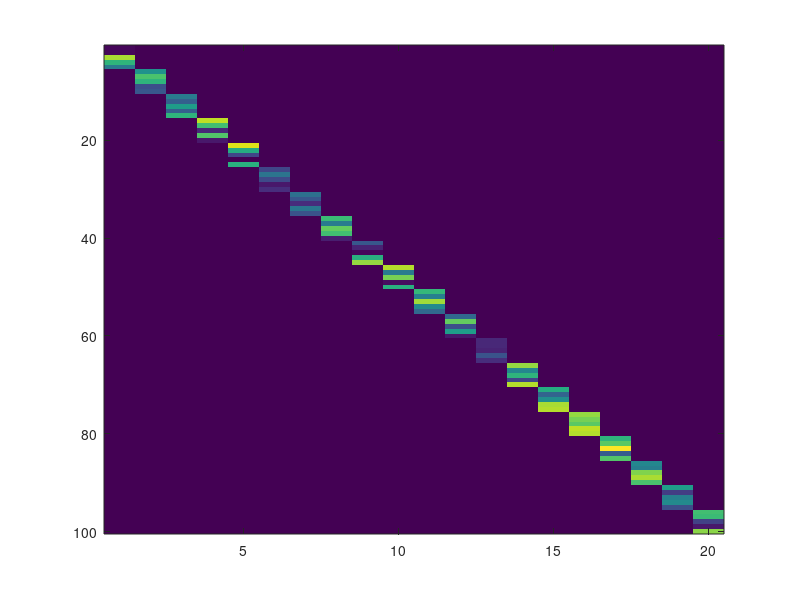
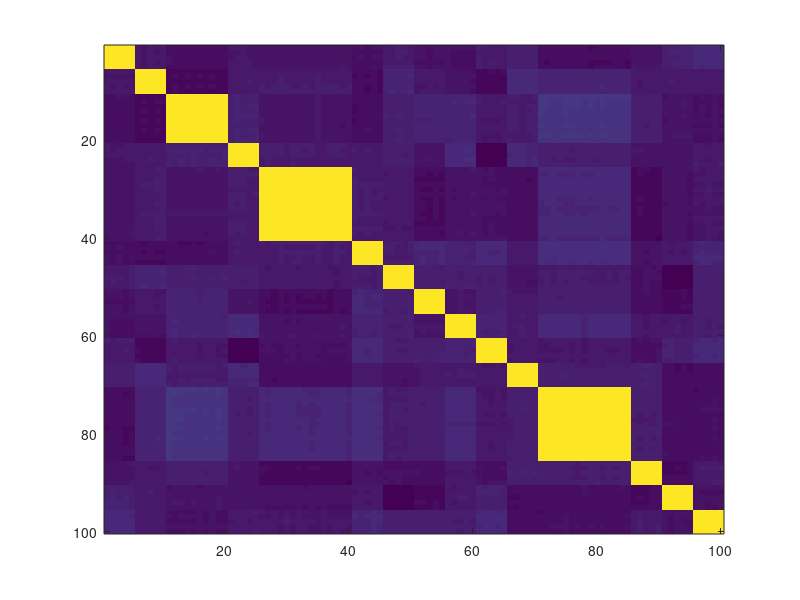
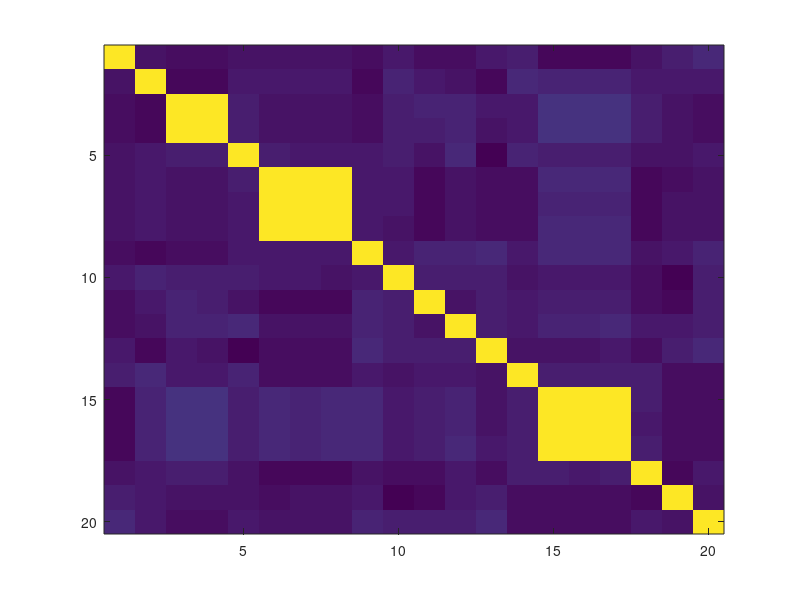

Write MATLAB code to recreate these figures, in order. (Note: this script raises an error after producing the figures.)
clear all; clc;
% Test Case: 

% Data generation
n = 1000;
m = 100;
d = 20;
b = m/d;
X = zeros(n,m);
W = zeros(m,d);
for i = 1:d
    ind = (1+(i-1)*b):(i*b);
    if rand > 0.25 || i==1
        sig = randn(n,1);
    end
    X(:,ind) = sig*ones(1,b) + 0.1*randn(n,b);
    W(ind,i) = rand(b,1);
end

% How does true W looks like?
figure; imagesc(W)
%figure; imagesc(corr(X).*~eye(size(X,2)))
figure; imagesc(corr(X))
K = X * W;
%figure; imagesc(corr(K).*~eye(size(K,2)))
figure; imagesc(corr(K))


% Run the algorihtm 
L = X*W;
S = corr(L);
Wl = estW_cor(X,S,W);

% How does estiameted W look like?
figure; 
subplot(1,2,1); imagesc(zscore(Wl,[],1)); title("Estimated  (Z-scored)");
subplot(1,2,2); imagesc(zscore(W,[],1)); title("True W (Z-scored)");

figure; plot(zscore(W(W~=0)));
hold on; plot(zscore(Wl(W~=0)));

Khat = X * Wl;
figure; 
subplot(1,2,1); imagesc(corr(Khat)); title("Estimated correlations for gene expression");
subplot(1,2,2); imagesc(corr(K)); title("True correlations for gene expression");
% How does the estimated correlations across genes compared to the given 
